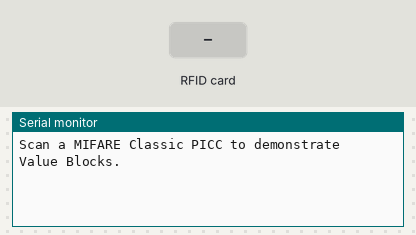
A sketch run on a simulated Arduino Nano, built with avr-gcc and run on an emulated ATmega328P. Parts: the last lines printed to the serial monitor. The test bench sets the inputs (shaded band).

Above: at 1.2 s.
1.3 s: RFID card 5E 7A 19 C4 held to the reader
At 2.5 s:
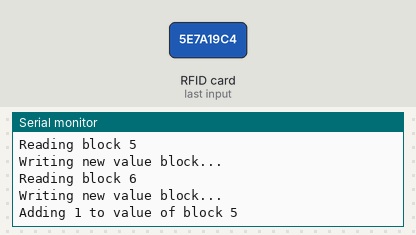
2.8 s: RFID card 5E 7A 19 C4 held to the reader
At 3.05 s:
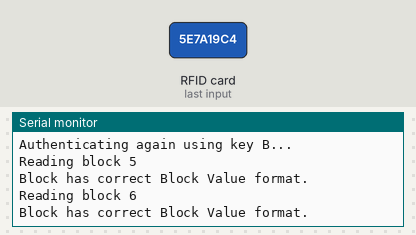

The sketch:

PhotonMFRC522.ino
```cpp
#include "MFRC522.h"

#define SS_PIN A2
#define RST_PIN A6

MFRC522 mfrc522(SS_PIN, RST_PIN);	// Create MFRC522 instance.

void setup() {
	Serial.begin(9600);	// Initialize serial communications with the PC
	mfrc522.setSPIConfig();

	mfrc522.PCD_Init();	// Init MFRC522 card
	Serial.println("Scan a MIFARE Classic PICC to demonstrate Value Blocks.");
}

void loop() {
	// Look for new cards
	if ( ! mfrc522.PICC_IsNewCardPresent()) {
		return;
	}

	// Select one of the cards
	if ( ! mfrc522.PICC_ReadCardSerial()) {
		return;
	}
	// Now a card is selected. The UID and SAK is in mfrc522.uid.

	// Dump UID
	Serial.print("Card UID:");
	for (byte i = 0; i < mfrc522.uid.size; i++) {
		Serial.print(mfrc522.uid.uidByte[i] < 0x10 ? " 0" : " ");
		Serial.print(mfrc522.uid.uidByte[i], HEX);
	}
	Serial.println();

	// Dump PICC type
	byte piccType = mfrc522.PICC_GetType(mfrc522.uid.sak);
	Serial.print("PICC type: ");
	Serial.println(mfrc522.PICC_GetTypeName(piccType));
	if (	piccType != MFRC522::PICC_TYPE_MIFARE_MINI
		&&	piccType != MFRC522::PICC_TYPE_MIFARE_1K
		&&	piccType != MFRC522::PICC_TYPE_MIFARE_4K) {
		Serial.println("This sample only works with MIFARE Classic cards.");
		return;
	}

	// Prepare key - all keys are set to FFFFFFFFFFFFh at chip delivery from the factory.
	MFRC522::MIFARE_Key key;
	for (byte i = 0; i < 6; i++) {
		key.keyByte[i] = 0xFF;
	}

	// In this sample we use the second sector (ie block 4-7).
	byte sector			= 1;
	byte valueBlockA	= 5;
	byte valueBlockB	= 6;
	byte trailerBlock	= 7;

	// Authenticate using key A.
	Serial.println("Authenticating using key A...");
	byte status;
	status = mfrc522.PCD_Authenticate(MFRC522::PICC_CMD_MF_AUTH_KEY_A, trailerBlock, &key, &(mfrc522.uid));
	if (status != MFRC522::STATUS_OK) {
		Serial.print("PCD_Authenticate() failed: ");
		Serial.println(mfrc522.GetStatusCodeName(status));
		return;
	}

	// We need a sector trailer that defines blocks 5 and 6 as Value Blocks and enables key B.
	byte trailerBuffer[] = { 255,255,255,255,255,255,  0,0,0,  0,  255,255,255,255,255,255}; // Keep default keys.
	// g1=6 => Set block 5 as value block. Must use Key B towrite & increment, A or B can be used for derement.
	// g2=6 => Same thing for block 6.
	// g3=3 => Key B must be used to modify the Sector Trailer. Key B becomes valid.
	mfrc522.MIFARE_SetAccessBits(&trailerBuffer[6], 0, 6, 6, 3);

	// Now we read the sector trailer and see if it is like we want it to be.
	Serial.println("Reading sector trailer...");
	byte buffer[18];
	byte size = sizeof(buffer);
	status = mfrc522.MIFARE_Read(trailerBlock, buffer, &size);
	if (status != MFRC522::STATUS_OK) {
		Serial.print("MIFARE_Read() failed: ");
		Serial.println(mfrc522.GetStatusCodeName(status));
		return;
	}
	if (	buffer[6] != trailerBuffer[6]
		&&	buffer[7] != trailerBuffer[7]
		&&	buffer[8] != trailerBuffer[8]) {
		Serial.println("Writing new sector trailer...");
		status = mfrc522.MIFARE_Write(trailerBlock, trailerBuffer, 16);
		if (status != MFRC522::STATUS_OK) {
			Serial.print("MIFARE_Write() failed: ");
			Serial.println(mfrc522.GetStatusCodeName(status));
			return;
		}
	}

	// Authenticate using key B.
	Serial.println("Authenticating again using key B...");
	status = mfrc522.PCD_Authenticate(MFRC522::PICC_CMD_MF_AUTH_KEY_B, trailerBlock, &key, &(mfrc522.uid));
	if (status != MFRC522::STATUS_OK) {
		Serial.print("PCD_Authenticate() failed: ");
		Serial.println(mfrc522.GetStatusCodeName(status));
		return;
	}

	// Value blocks has a 32 bit signed value stored three times and an 8 bit address stored 4 times.
	// Make sure blocks valueBlockA and valueBlockB has that format.
	formatBlock(valueBlockA);
	formatBlock(valueBlockB);

	// Add 1 to the value of valueBlockA and store the result in valueBlockA.
	Serial.print("Adding 1 to value of block "); Serial.println(valueBlockA);
	status = mfrc522.MIFARE_Increment(valueBlockA, 1);
	if (status != MFRC522::STATUS_OK) {
		Serial.print("MIFARE_Increment() failed: ");
		Serial.println(mfrc522.GetStatusCodeName(status));
		return;
	}
	status = mfrc522.MIFARE_Transfer(valueBlockA);
	if (status != MFRC522::STATUS_OK) {
		Serial.print("MIFARE_Transfer() failed: ");
		Serial.println(mfrc522.GetStatusCodeName(status));
		return;
	}

	// Dump the result
	mfrc522.PICC_DumpMifareClassicSectorToSerial(&(mfrc522.uid), &key, sector);

	// Halt PICC
	mfrc522.PICC_HaltA();

	// Stop encryption on PCD
	mfrc522.PCD_StopCrypto1();
}

void formatBlock(byte blockAddr) {
	Serial.print("Reading block "); Serial.println(blockAddr);
	byte buffer[18];
	byte size = sizeof(buffer);
	byte status = mfrc522.MIFARE_Read(blockAddr, buffer, &size);
	if (status != MFRC522::STATUS_OK) {
		Serial.print("MIFARE_Read() failed: ");
		Serial.println(mfrc522.GetStatusCodeName(status));
		return;
	}

	if (	(buffer[0] == (byte)~buffer[4])
		&&	(buffer[1] == (byte)~buffer[5])
		&&	(buffer[2] == (byte)~buffer[6])
		&&	(buffer[3] == (byte)~buffer[7])

		&&	(buffer[0] == buffer[8])
		&&	(buffer[1] == buffer[9])
		&&	(buffer[2] == buffer[10])
		&&	(buffer[3] == buffer[11])

		&&	(buffer[12] == (byte)~buffer[13])
		&&	(buffer[12] ==        buffer[14])
		&&	(buffer[12] == (byte)~buffer[15])) {
		Serial.println("Block has correct Block Value format.");
	}
	else {
		Serial.println("Writing new value block...");
		byte valueBlock[] = { 0,0,0,0,  255,255,255,255,  0,0,0,0,   blockAddr,~blockAddr,blockAddr,~blockAddr };
		status = mfrc522.MIFARE_Write(blockAddr, valueBlock, 16);
		if (status != MFRC522::STATUS_OK) {
			Serial.print("MIFARE_Write() failed: ");
			Serial.println(mfrc522.GetStatusCodeName(status));
		}
	}
} // End formatBlock()
```

Measured:
- after the input at 1.3 s, the serial monitor: prints a new line at once (image 1)
- after the input at 2.8 s, the serial monitor: prints a new line after 0.18 s (image 2)
